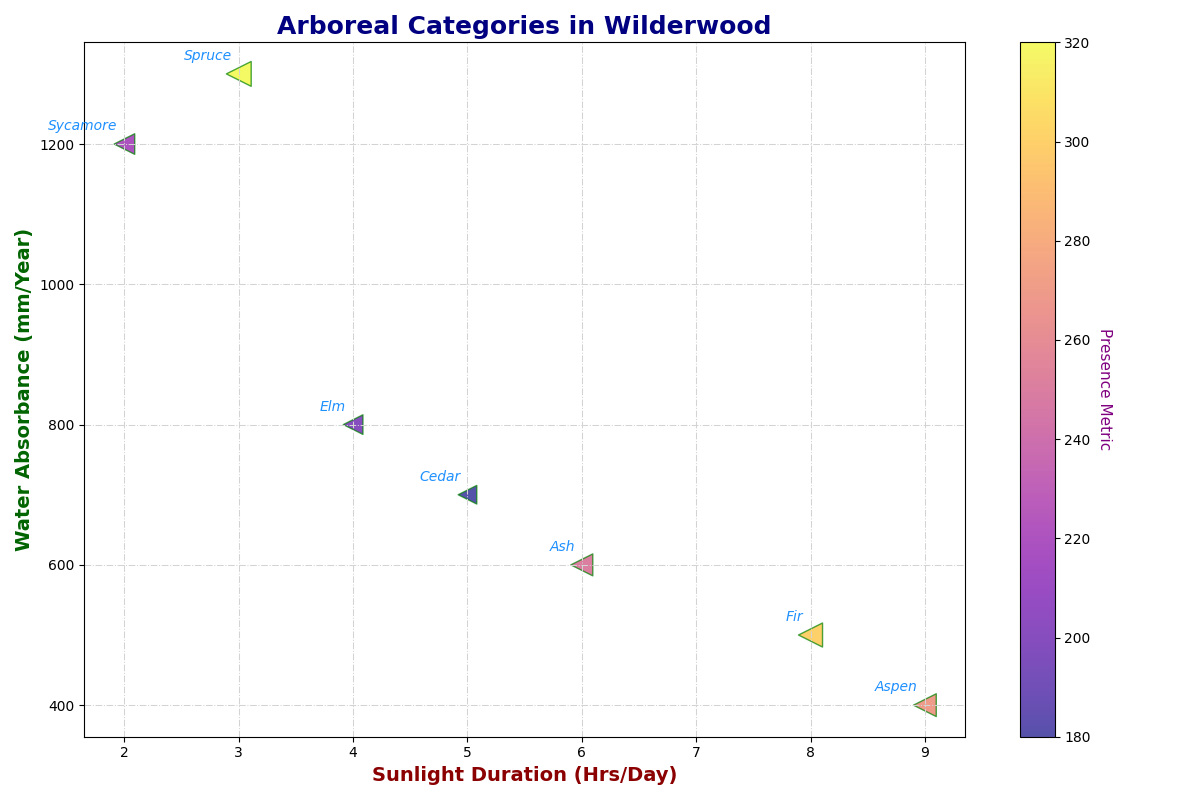

Python code for this plot:
import matplotlib.pyplot as plt
import numpy as np

tree_species = ['Elm', 'Ash', 'Cedar', 'Fir', 'Sycamore', 'Aspen', 'Spruce']
sunlight_hours = np.array([4, 6, 5, 8, 2, 9, 3])
moisture_levels = np.array([800, 600, 700, 500, 1200, 400, 1300])
prevalence = np.array([200, 250, 180, 300, 220, 270, 320])

plt.figure(figsize=(12, 8))

# Altered stylistic elements for randomness
scatter = plt.scatter(sunlight_hours, moisture_levels, s=prevalence, c=prevalence, cmap='plasma', edgecolor='green', alpha=0.7, marker='<')

plt.title('Arboreal Categories in Wilderwood', fontsize=18, fontweight='heavy', color='navy')
plt.xlabel('Sunlight Duration (Hrs/Day)', fontsize=14, fontweight='bold', color='darkred')
plt.ylabel('Water Absorbance (mm/Year)', fontsize=14, fontweight='bold', color='darkgreen')

color_bar = plt.colorbar(scatter)
color_bar.set_label('Presence Metric', rotation=270, labelpad=15, fontsize=11, color='purple')

for i, species in enumerate(tree_species):
    plt.annotate(species, (sunlight_hours[i], moisture_levels[i]), 
                 textcoords="offset points", xytext=(-5,10), ha='right', fontsize=10, color='dodgerblue', fontstyle='italic')

plt.grid(True, linestyle='-.', linewidth=0.75, color='lightgrey')
plt.tight_layout()
plt.show()
